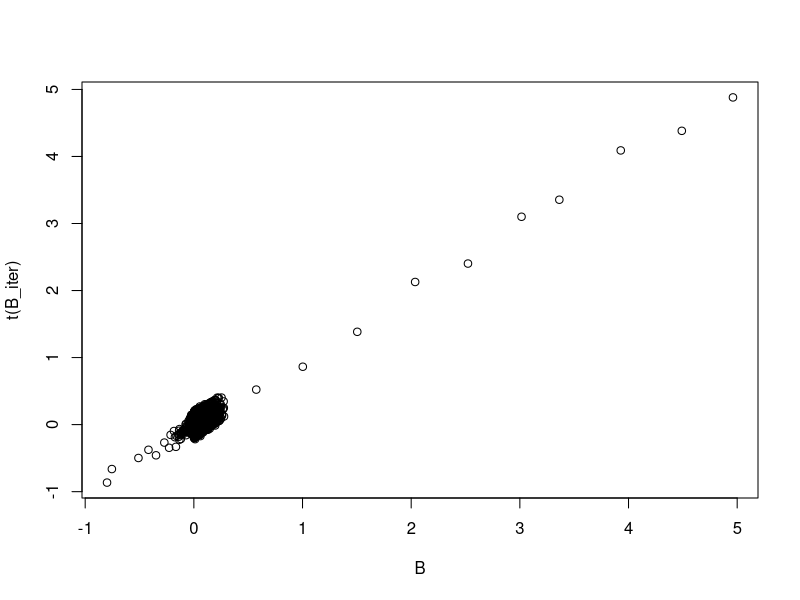
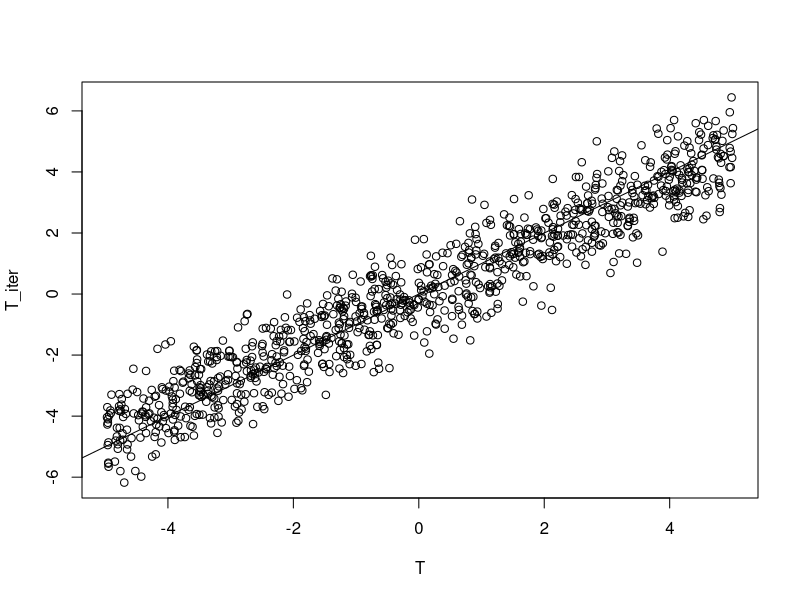
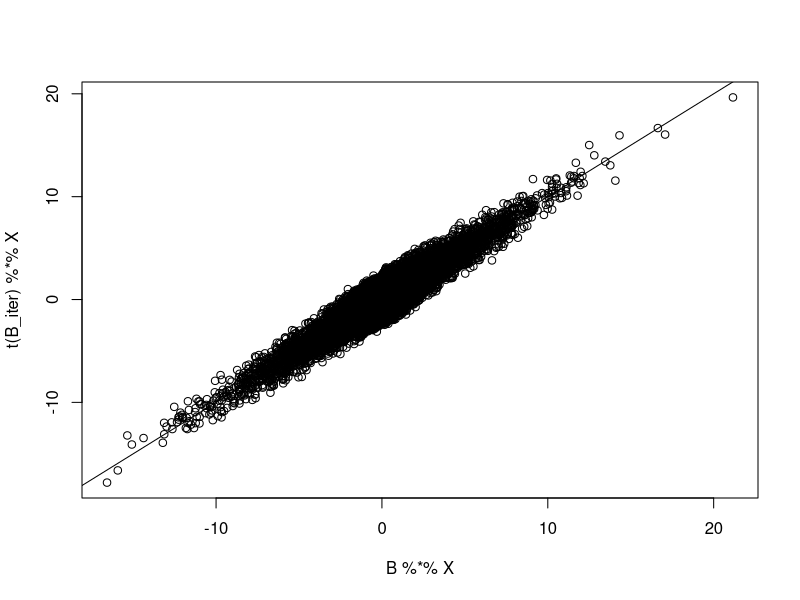
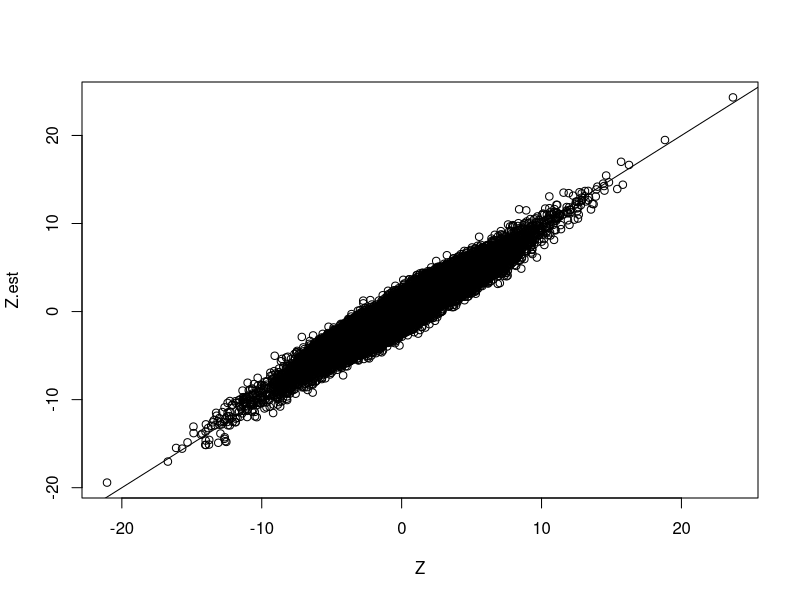

Reproduce these figures in R, in order.
# Used library
library(mvtnorm)
library(expm)
library(MASS)
library(tidyverse)
set.seed(120733)
# set.seed(19911130)

## ANN function
rrr <- function(X,Y,lambda,gamma = 2){
  rrresult <- list()
  
  #1 estimate C using LS estimator (generalized inverse is used)
  Clhat <- ginv(t(X)%*%X)%*%t(X)%*% Y
  
  #2 eigendecomposite of CLhar
  Uhat <- svd(X%*%Clhat)$u
  vhat <- svd(X%*%Clhat)$v
  D <- diag(svd(X%*%Clhat)$d)
  
  #3. weight for soft-thredshold and rank
  weight <-  (svd(X%*%Clhat)$d)^(-gamma)
  rrresult$weight <- weight
  rrresult$r <-  sum(svd(X%*%Clhat)$d > lambda^(1/(gamma+1)))
  
  #4. soft-thredsholding
  diagvalue <-  svd(X%*%Clhat)$d -lambda*weight
  th <- ifelse(diagvalue < 0, 0, diagvalue)
  SDhat <-  diag(th)
  
  rrresult$thd <- diagvalue
  
  #5. low rank solution C
  rrresult$CShat <-  Clhat %*% vhat %*% ginv(D) %*% SDhat %*% t(vhat)
  
  return(rrresult)
}

# function to generate a random orthonormal matrix
rortho <- function(x){
  return(qr.Q(qr(array(runif(x), dim = c(x,x)))))
}

# simulation settings
# sample size n (n person's data have been taken)
n <- 1000

# number of metabolites
m <- 100

# number of taxa
k <- 40

# rank of matrix B
r <- 10

# Generate X from Multivariate Noromal with identity variance and covariance matrix
X <- matrix(c(rep(1, n), rnorm(m*n)), nrow = m+1, ncol = n, byrow = TRUE)

# Generate low-rank matrix B
sing.vals <- 5*((r:1)/r + 1/r)
B <- rortho(k)[,1:r] %*% diag(sing.vals) %*% rortho(m+1)[1:r,]


# Generate T vector from Unif(0, 10)
T <- matrix(runif(n, min = 0, max = 10), nrow = 1)
T <- T - mean(T)

# Generate random error
E <- matrix(rnorm(k*n), nrow = k, ncol = n)

# Calculate our new Z = XB + 1T + E
Z <- B %*% X + matrix(rep(1, k), ncol = 1) %*% T + E

# convergence criterion
vareps <- 10^(-3)

# range of lambda
lambda.seq <- exp(seq(8, 8, 1))
rank.est <- rep(0, length(lambda.seq))
converge.iter <- rep(0, length(lambda.seq))
num_obj <- rep(0, length(lambda.seq))

# set.seed(Sys.time())
for (i in 1: length(lambda.seq)) {
  # initial estimated B
  
  qrX <- qr(t(X), tol = 10^-7)
  
  # Center the true B
  # B_mean <- matrix(rep(rowMeans(t(B)), each = k), ncol = k, byrow = T)
  # B_iter <- t(B) - B_mean
  
  # randomly generalized starting matrix of B
  B_iter <- qr.coef(qrX, t(Z))
  # B_iter <- B_iter + matrix(rnorm(k * m), ncol = k)
  # B_iter_mean <- matrix(rep(rowMeans(B_iter), each = k), ncol = k, byrow = T)
  # B_iter <- B_iter - B_iter_mean
  
  # initial estimated T
  # T_iter <- matrix(rowMeans(t(Z) - t(X) %*% B_iter), nrow = 1)
  y <- as.vector(Z - t(B_iter) %*% X)
  X_r <- kronecker(diag(n), matrix(rep(1, k), ncol = 1))
  # T_ols <- ginv(t(X_r) %*% X_r) %*% t(X_r) %*% y
  T_ols <- 1/k *(t(X_r) %*% y)
  R <- matrix(rep(1, n), nrow = 1)
  r <- 0
  # T_iter <- T_ols - ginv(t(X_r) %*% X_r) %*% t(R) %*% ginv(R %*% ginv(t(X_r) %*% X_r) %*% t(R)) %*% (R %*% T_ols -r)
  T_iter <- (diag(n) - 1/n*matrix(rep(1, n*n), nrow = n)) %*% T_ols
  
  disT <- 1
  disB <- 1
  disXB <- 1
  iter.count <- 1
  
  while ((((disB > vareps) || (disT > vareps))  && ((disXB > vareps) || (disT > vareps))) && (iter.count < 3000)) {
    Z_iter <- t(Z) - T_iter %*% t(matrix(rep(1, k), ncol = 1))
    B_iter_next <- rrr(t(X), Z_iter, lambda = lambda.seq[i])$CShat
    B_iter_next_rank <- rrr(t(X), Z_iter, lambda = lambda.seq[i])$r
    
    # T_iter_next <- matrix(rowMeans(t(Z) - t(X) %*% B_iter_next), nrow = 1)
    y_iter <- as.vector(Z - t(B_iter) %*% X)
    # T_ols_iter <- ginv(t(X_r) %*% X_r) %*% t(X_r) %*% y_iter
    # T_iter_next <- T_ols_iter - ginv(t(X_r) %*% X_r) %*% t(R) %*% ginv(R %*% ginv(t(X_r) %*% X_r) %*% t(R)) %*% (R %*% T_ols_iter -r)
    T_ols_iter <- 1/k *(t(X_r) %*% y_iter)
    T_iter_next <- (diag(n) - 1/n*matrix(rep(1, n*n), nrow = n)) %*% T_ols_iter
    
    iter_weight <- sort(rrr(t(X), Z_iter, lambda = lambda.seq[i])$weight)
    disT <- sum((T_iter - T_iter_next)^2)
    disB <- sum((B_iter - B_iter_next)^2)
    disXB <- sum((t(B_iter) %*% X - t(B_iter_next) %*% X)^2)

    # Z.est <-  t(B_iter) %*% X + matrix(rep(1, k), ncol = 1) %*% t(T_iter)
    B_iter <- B_iter_next
    T_iter <- T_iter_next
    iter.count <- iter.count + 1
    # print(iter.count)
  }
  rank.est[i] <- B_iter_next_rank
  converge.iter[i] <- iter.count
  num_obj[i] <- 1/2 * sum((t(Z) - t(X) %*% B_iter - T_iter %*% matrix(rep(1, k), nrow = 1))^2) + 
    lambda.seq[i] * sum(iter_weight*svd(t(X) %*% B_iter)$d)
  Z.est <-  t(B_iter) %*% X + matrix(rep(1, k), ncol = 1) %*% t(T_iter)
  # save image for B matrix
  png(paste0("plot-B-rlscT2.png"))
  plot(B, t(B_iter))
  dev.off()

  # save image for T matrix
  png(paste0("plot-T-rlscT2.png"))
  plot(T, T_iter)
  abline(a = 0, b = 1)
  dev.off()

  # save image for XB matrix
  png(paste0("plot-XB-rlscT2.png"))
  plot(B %*% X, t(B_iter) %*% X)
  abline(a = 0, b = 1)
  dev.off()

  # save image for Z matrix
  png(paste0("plot-Z-rlscT2.png"))
  plot(Z, Z.est)
  abline(a = 0, b = 1)
  dev.off()
}
